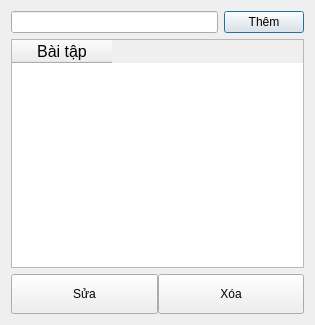
<?xml version="1.0" encoding="UTF-8"?>
<ui version="4.0">
 <class>Dialog</class>
 <widget class="QDialog" name="Dialog">
  <property name="geometry">
   <rect>
    <x>0</x>
    <y>0</y>
    <width>315</width>
    <height>325</height>
   </rect>
  </property>
  <property name="windowTitle">
   <string>Dialog</string>
  </property>
  <layout class="QVBoxLayout" name="verticalLayout">
   <item>
    <layout class="QHBoxLayout" name="horizontalLayout">
     <item>
      <widget class="QLineEdit" name="lineEdit"/>
     </item>
     <item>
      <widget class="QPushButton" name="pushButton">
       <property name="text">
        <string>Thêm</string>
       </property>
      </widget>
     </item>
    </layout>
   </item>
   <item>
    <widget class="QTableWidget" name="tableWidget">
     <column>
      <property name="text">
       <string>Bài tập</string>
      </property>
      <property name="font">
       <font>
        <pointsize>12</pointsize>
        <bold>false</bold>
       </font>
      </property>
     </column>
    </widget>
   </item>
   <item>
    <layout class="QHBoxLayout" name="horizontalLayout_2">
     <property name="spacing">
      <number>0</number>
     </property>
     <item>
      <widget class="QPushButton" name="pushButton_2">
       <property name="minimumSize">
        <size>
         <width>0</width>
         <height>40</height>
        </size>
       </property>
       <property name="text">
        <string>Sửa</string>
       </property>
      </widget>
     </item>
     <item>
      <widget class="QPushButton" name="pushButton_3">
       <property name="minimumSize">
        <size>
         <width>0</width>
         <height>40</height>
        </size>
       </property>
       <property name="text">
        <string>Xóa</string>
       </property>
      </widget>
     </item>
    </layout>
   </item>
  </layout>
 </widget>
 <resources/>
 <connections/>
</ui>
